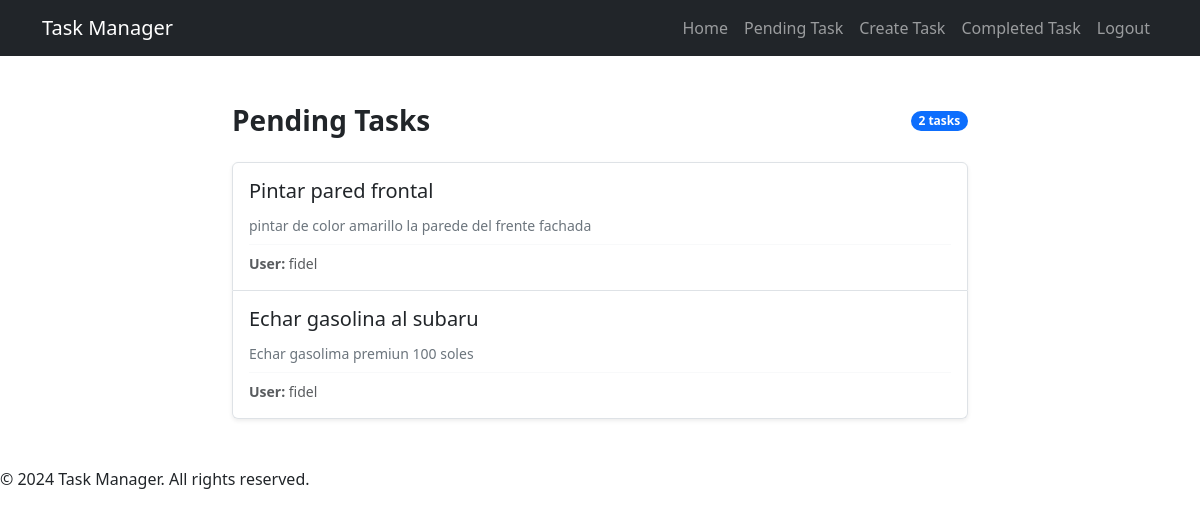
Page /tasks/ (signed in) on the committed database.
### tasks/models.py (models this page shows, shortened)
class Task(models.Model):
   title = models.CharField(max_length=100)
   description = models.TextField()
   created = models.DateTimeField(auto_now_add=True)
   datecompleted = models.DateTimeField(null=True, blank=True)
   important = models.BooleanField(default=False)
   user = models.ForeignKey('auth.User', on_delete=models.CASCADE)

### tasks/views.py (the view)
# urls.py: path('tasks/', views.tasks, name='tasks'),
@login_required
def tasks(request):
   tasks = Task.objects.filter(user=request.user, datecompleted__isnull=True)
   return render(request, 'tasks.html', {'tasks': tasks})

### tasks/templates/tasks.html (shortened to what this page needs)
{% extends "base.html" %}
{% block content %}
<main class="container my-5">
   <div class="row justify-content-center">
      <div class="col-md-10 col-lg-8">
         <div class="d-flex justify-content-between align-items-center mb-4">
            <h1 class="h3 fw-bold mb-0">Pending Tasks</h1>
            <span class="badge bg-primary rounded-pill">{{ tasks|length }} tasks</span>
         </div>
         {% if tasks %}
            <div class="list-group shadow-sm rounded">
               {% for task in tasks %}
                  <a href="{% url 'task_detail' task.id %}" class="list-group-item list-group-item-action p-3">
                     <div class="d-flex w-100 justify-content-between align-items-start mb-2">
                        <h5 class="mb-1 text-dark">
                           {% if task.important %}
                              <strong class="text-danger">★ {{ task.title }}</strong>
                           {% else %}
                              {{ task.title }}
                           {% endif %}
                        </h5>
                     </div>
                     {% if task.description %}
                        <p class="mb-2 text-secondary small">{{ task.description|truncatewords:20 }}</p>
                     {% endif %}
                     <div class="d-flex justify-content-between align-items-center pt-2 border-top border-light">
                        <small class="text-muted">
                           <strong>User:</strong> {{ task.user.username }}
                        </small>
                     </div>
                  </a>
               {% endfor %}
            </div>
         {% endif %}
      </div>
   </div>
</main>
{% endblock %}

### rows in the picture
Task: title "Pintar pared frontal", description "pintar de color amarillo la parede del frente fachada", user.username "fidel"
Task: title "Echar gasolina al subaru", description "Echar gasolima premiun 100 soles", user.username "fidel"

### other values in the picture
{{ tasks|length }} "2"
